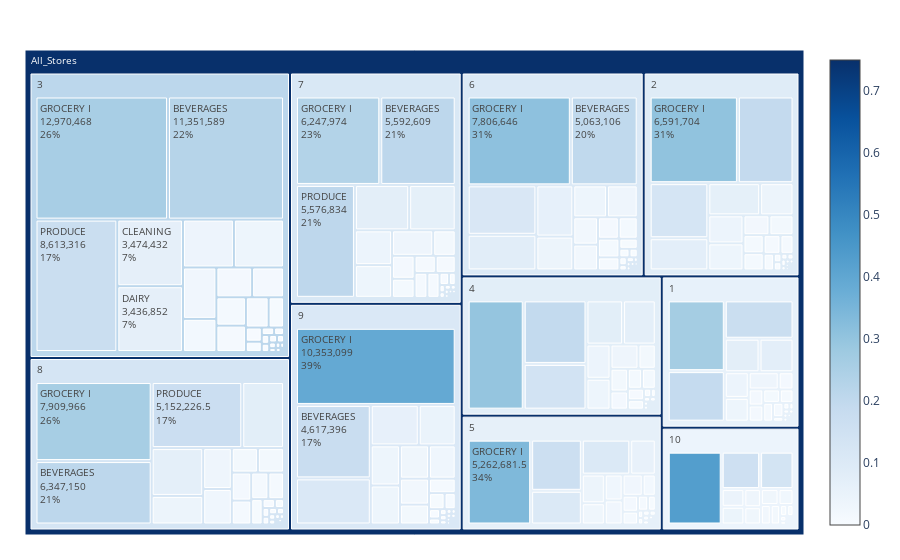

Source (notebook cell):
### Code cell
generate_interactive_treemap(train,10, [ 'month', 'family','store_nbr'],'sales','sales',3,'Blues')

### Figure 1 — Plotly figure (JSON) as saved in the notebook; plotly's stock layout.template omitted (floating-point values rounded to 4 significant figures; data arrays with more than 128 entries replaced by an {"elided": "..."} marker saying what was removed)
{"data": [{"branchvalues": "total", "hovertemplate": "<b>%{label} </b> <br> Sales: %{value}<br> Percentage of Sales: %{color:.2%}", "ids": {"elided": "4301 str values"}, "labels": {"elided": "4301 mixed values"}, "marker": {"cmax": 0.75, "cmin": 0, "colors": {"elided": "4301 float values"}, "colorscale": [[0, "rgb(247,251,255)"], [0.125, "rgb(222,235,247)"], [0.25, "rgb(198,219,239)"], [0.375, "rgb(158,202,225)"], [0.5, "rgb(107,174,214)"], [0.625, "rgb(66,146,198)"], [0.75, "rgb(33,113,181)"], [0.875, "rgb(8,81,156)"], [1, "rgb(8,48,107)"]], "showscale": true}, "maxdepth": 3, "parents": {"elided": "4301 mixed values"}, "root": {"color": "grey"}, "textinfo": "label+value+percent parent", "type": "treemap", "values": {"elided": "4301 float values"}}], "layout": {"margin": {"b": 25, "l": 25, "r": 25, "t": 50}, "uniformtext": {"minsize": 10, "mode": "hide"}}}
